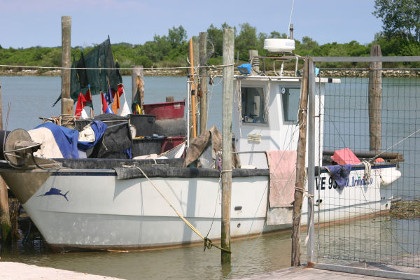
#> input picture imageenhance/boat-small.jpg, 420 x 280 px
$ python imageenhance-contrast.py
#> lines starting #> are read from the running program, lines starting #| are printed output that depends on the picture
# Author:  Martin McBride
# Created: 2021-05-22
# Copyright (C) 2021, Martin McBride
# License: MIT

# Enhance contrast of an image
# Create images with more and less contrast, and create a single
# output image showing less, original and more.

from PIL import Image, ImageEnhance

image = Image.open('boat-small.jpg')
#> image is the input picture: PIL image 420x280 RGB; mean R, G, B 143.2, 144.1, 140.7
enhancer = ImageEnhance.Contrast(image)
less_image = enhancer.enhance(0.5)
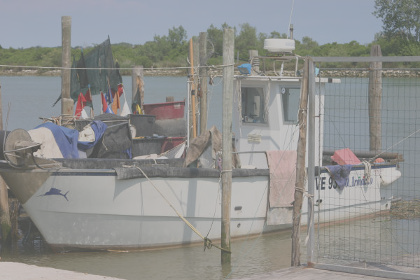
#> less_image: PIL image 420x280 RGB; mean R, G, B 142.8, 143.3, 141.6

more_image = enhancer.enhance(1.5)
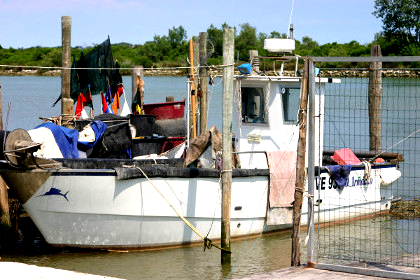
#> more_image: PIL image 420x280 RGB; mean R, G, B 141.1, 143.5, 138.6

# Place the less image, original image, and more image
# side by side into a single output image
output_image = Image.new('RGB', (1280, 280), 'white')
#> output_image: PIL image 1280x280 RGB; every value is 255
output_image.paste(less_image, (0, 0))
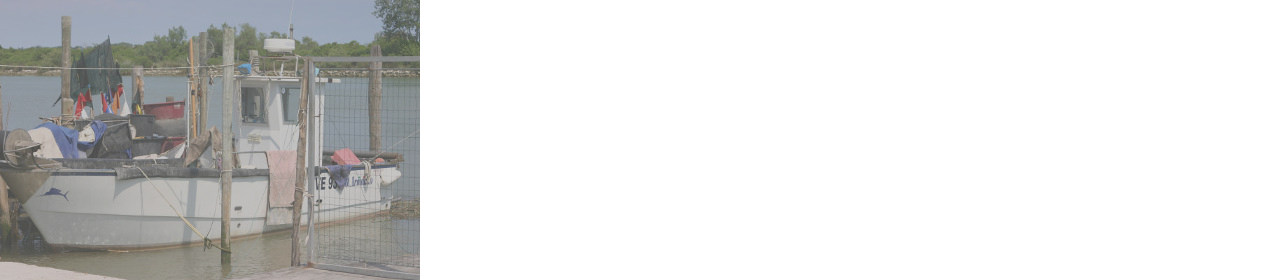
#> output_image: PIL image 1280x280 RGB; mean R, G, B 218.2, 218.4, 217.8
output_image.paste(image, (430, 0))
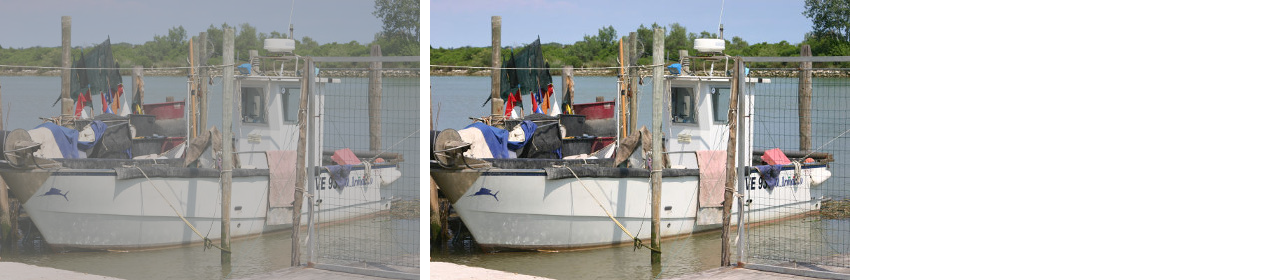
#> output_image: PIL image 1280x280 RGB; mean R, G, B 181.5, 182, 180.3
output_image.paste(more_image, (860, 0))
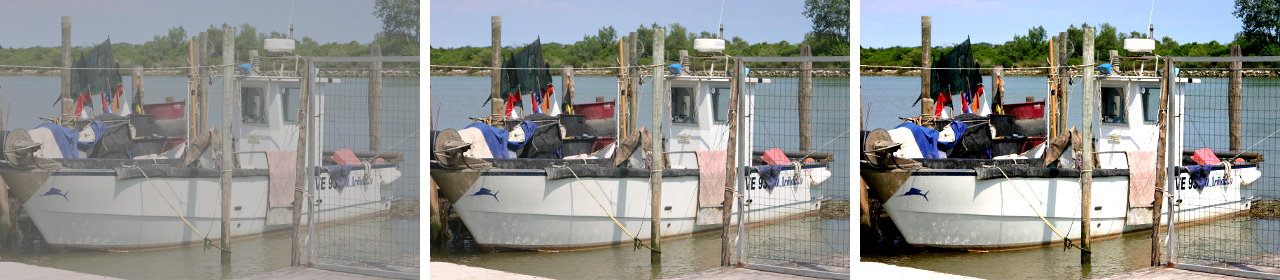
#> output_image: PIL image 1280x280 RGB; mean R, G, B 144.1, 145.4, 142.1

output_image.save('imageenhance-contrast.jpg')
